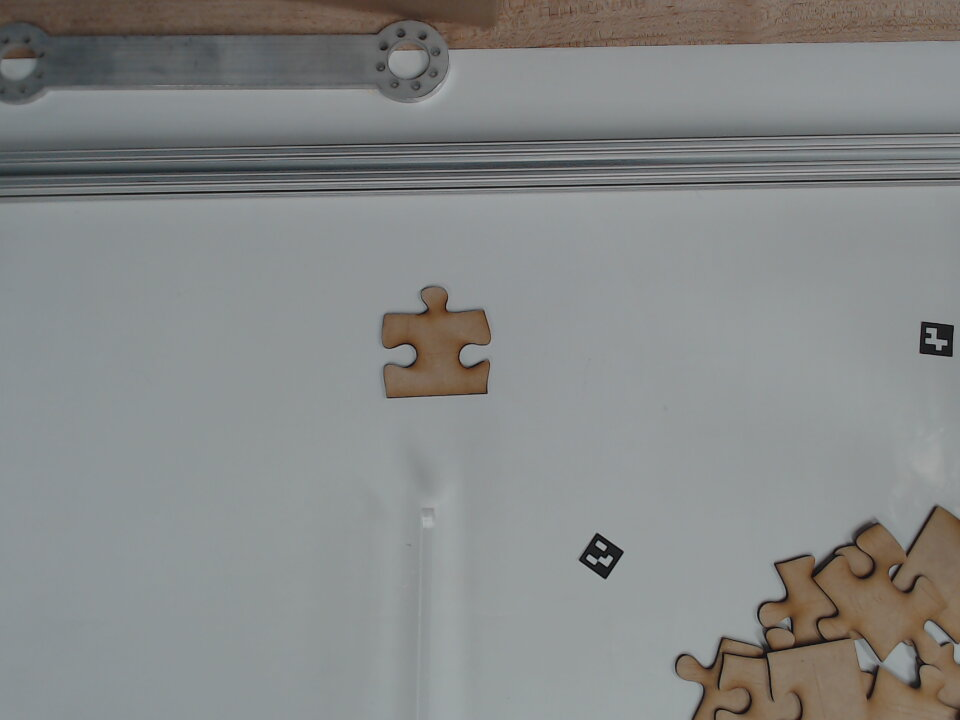
#> input picture arucotest.jpg, 960 x 720 px
$ python -i grip.py   (imports and definitions only)
#> lines starting #> are read from the running program, lines starting #| are printed output that depends on the picture; after the words box and inside, x2 and y2 are one past the last pixel; in counts of white or black regions, pixels touching at a corner belong together
#> further down, picture is the input picture: shape (720, 960, 3); mean B, G, R 134.9, 135.8, 133.8
import cv2
import numpy
import math
from enum import Enum

class GripPipeline:
    """
    An OpenCV pipeline generated by GRIP.
    """

    def __init__(self):
        """initializes all values to presets or None if need to be set
        """

        self.__cv_medianblur_ksize = 3.0

        self.cv_medianblur_output = None

        self.__normalize_input = self.cv_medianblur_output
        self.__normalize_type = cv2.NORM_MINMAX
        self.__normalize_alpha = 0.0
        self.__normalize_beta = 255.0

        self.normalize_output = None

        self.__hsv_threshold_input = self.normalize_output
        self.__hsv_threshold_hue = [17.805755395683455, 46.38225255972695]
        self.__hsv_threshold_saturation = [38.98381294964029, 233.24232081911265]
        self.__hsv_threshold_value = [105.48561151079136, 255.0]

        self.hsv_threshold_output = None

        self.__find_contours_input = self.hsv_threshold_output
        self.__find_contours_external_only = False

        self.find_contours_output = None

        self.__filter_contours_contours = self.find_contours_output
        self.__filter_contours_min_area = 1000.0
        self.__filter_contours_min_perimeter = 0
        self.__filter_contours_min_width = 0
        self.__filter_contours_max_width = 1000
        self.__filter_contours_min_height = 0
        self.__filter_contours_max_height = 1000
        self.__filter_contours_solidity = [0, 100]
        self.__filter_contours_max_vertices = 1000000
        self.__filter_contours_min_vertices = 0
        self.__filter_contours_min_ratio = 0
        self.__filter_contours_max_ratio = 1000

        self.filter_contours_output = None


    def process(self, source0):
        """
        Runs the pipeline and sets all outputs to new values.
        """
        # Step CV_medianBlur0:
        self.__cv_medianblur_src = source0
        (self.cv_medianblur_output) = self.__cv_medianblur(self.__cv_medianblur_src, self.__cv_medianblur_ksize)

        # Step Normalize0:
        self.__normalize_input = self.cv_medianblur_output
        (self.normalize_output) = self.__normalize(self.__normalize_input, self.__normalize_type, self.__normalize_alpha, self.__normalize_beta)

        # Step HSV_Threshold0:
        self.__hsv_threshold_input = self.normalize_output
        (self.hsv_threshold_output) = self.__hsv_threshold(self.__hsv_threshold_input, self.__hsv_threshold_hue, self.__hsv_threshold_saturation, self.__hsv_threshold_value)

        # Step Find_Contours0:
        self.__find_contours_input = self.hsv_threshold_output
        (self.find_contours_output) = self.__find_contours(self.__find_contours_input, self.__find_contours_external_only)

        return self.find_contours_output

    @staticmethod
    def __cv_medianblur(src, k_size):
        """Performs a median blur on the image.
        Args:
            src: A numpy.ndarray.
            k_size: the scaling factor for the blur as a number.
        Returns:
            The result as a numpy.ndarray.
        """
#> called with k_size = 3
        return cv2.medianBlur(src, (int)(k_size))

    @staticmethod
    def __normalize(input, type, a, b):
        """Normalizes or remaps the values of pixels in an image.
        Args:
            input: A numpy.ndarray.
            type: Opencv enum.
            a: The minimum value.
            b: The maximum value.
        Returns:
            A numpy.ndarray of the same type as the input.
        """
#> called with type = 32, a = 0, b = 255
        return cv2.normalize(input, None, a, b, type)
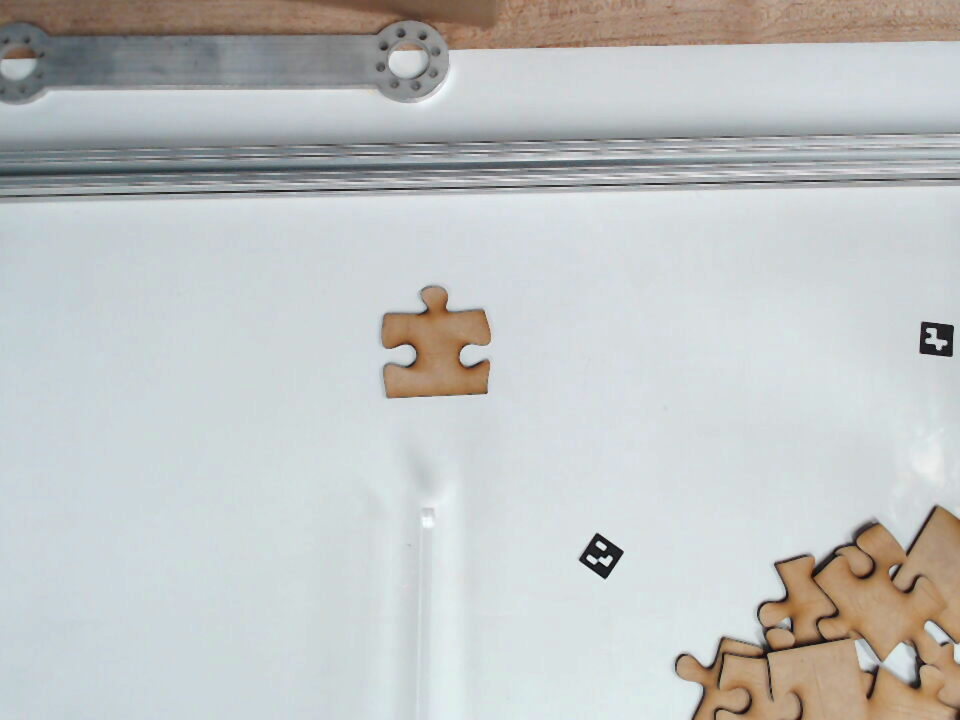
#> returned value: shape (720, 960, 3); mean of channels 0, 1, 2 194, 195.3, 192.3; drawn as B, G, R

    @staticmethod
    def __hsv_threshold(input, hue, sat, val):
        """Segment an image based on hue, saturation, and value ranges.
        Args:
            input: A BGR numpy.ndarray.
            hue: A list of two numbers the are the min and max hue.
            sat: A list of two numbers the are the min and max saturation.
            lum: A list of two numbers the are the min and max value.
        Returns:
            A black and white numpy.ndarray.
        """
        out = cv2.cvtColor(input, cv2.COLOR_BGR2HSV)
#> out: shape (720, 960, 3); mean H, S, V 85.2, 21.9, 200.8
        return cv2.inRange(out, (hue[0], sat[0], val[0]),  (hue[1], sat[1], val[1]))
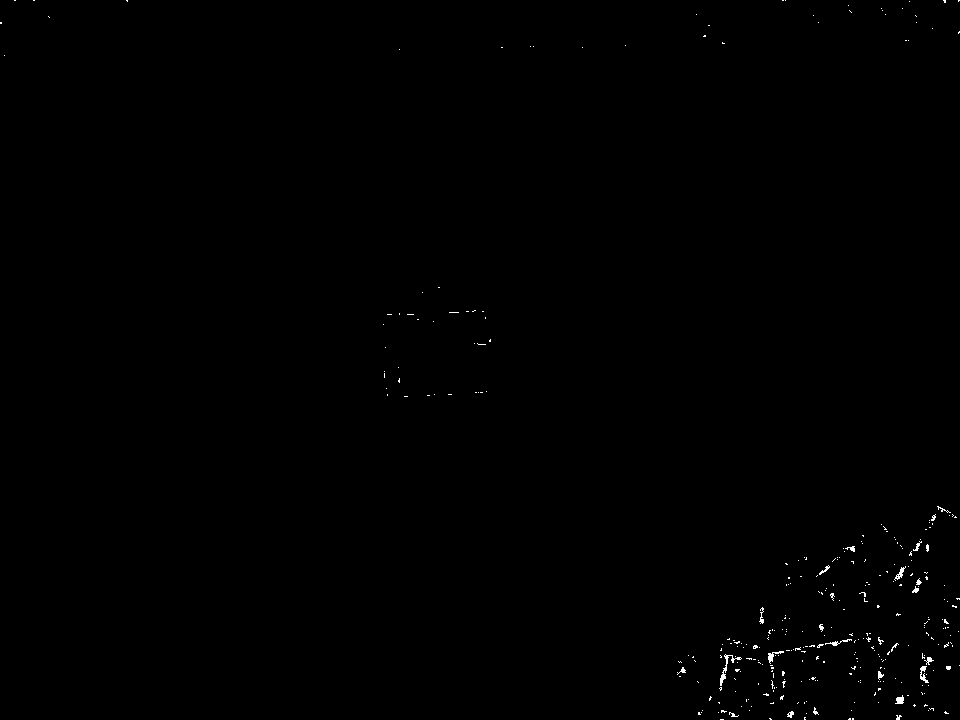
#> returned value: shape (720, 960); 0.27% white in thin lines or dots

    @staticmethod
    def __find_contours(input, external_only):
        """Sets the values of pixels in a binary image to their distance to the nearest black pixel.
        Args:
            input: A numpy.ndarray.
            external_only: A boolean. If true only external contours are found.
        Return:
            A list of numpy.ndarray where each one represents a contour.
        """
        if(external_only):
            mode = cv2.RETR_EXTERNAL
        else:
            mode = cv2.RETR_LIST
        method = cv2.CHAIN_APPROX_SIMPLE
        im2, contours =cv2.findContours(input, mode=mode, method=method)
        return contours

    # [44 lines left out: function __filter_contours, not called in this run]

>>> import cv2
>>> picture = cv2.imread('../arucotest.jpg')
>>> result = GripPipeline().process(picture)
#> result = 351 rows, first 6: [1, -1, -1, -1], [2, 0, -1, -1], [3, 1, -1, -1], [4, 2, -1, -1], [5, 3, -1, -1], [6, 4, -1, -1]
